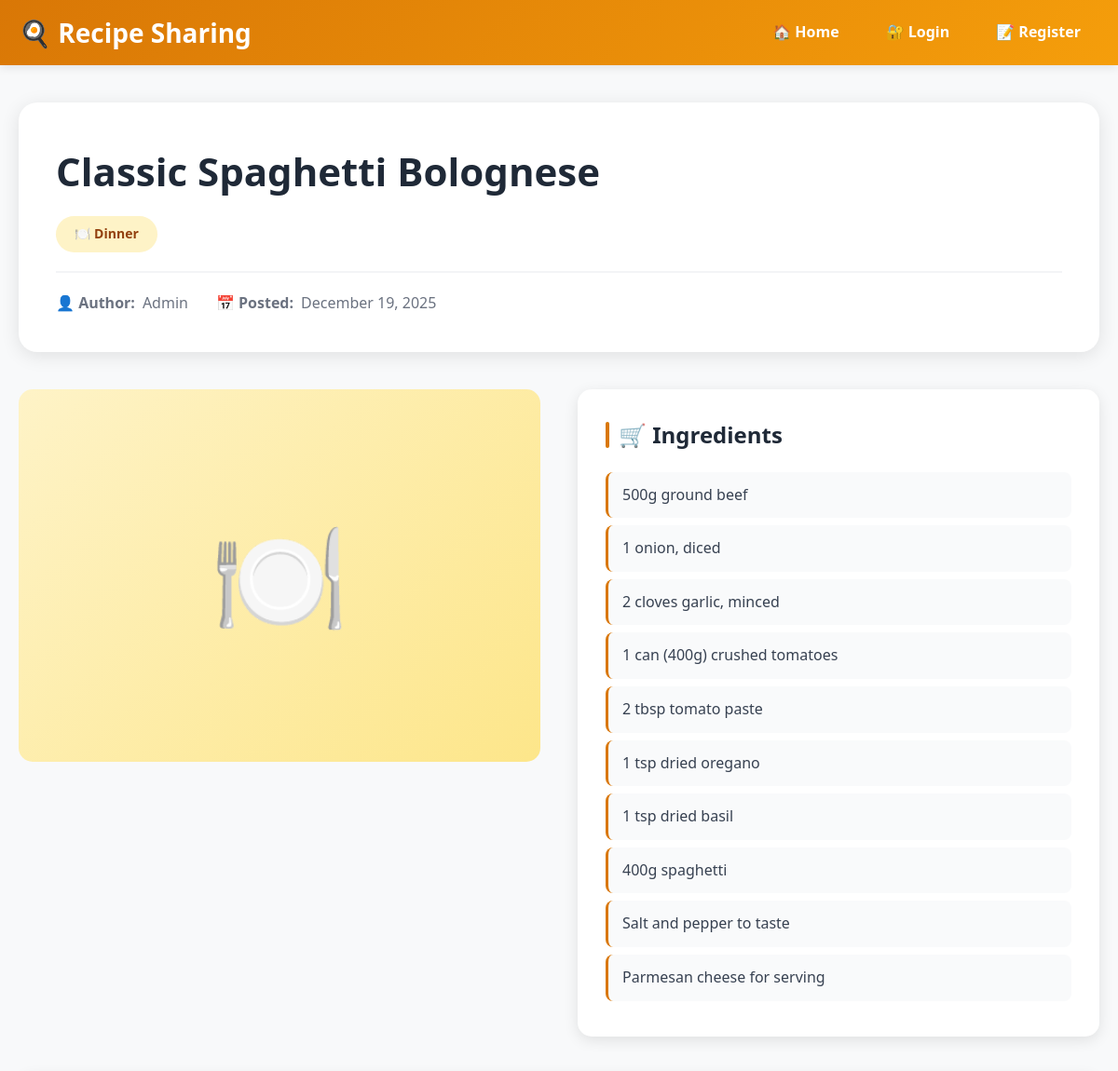
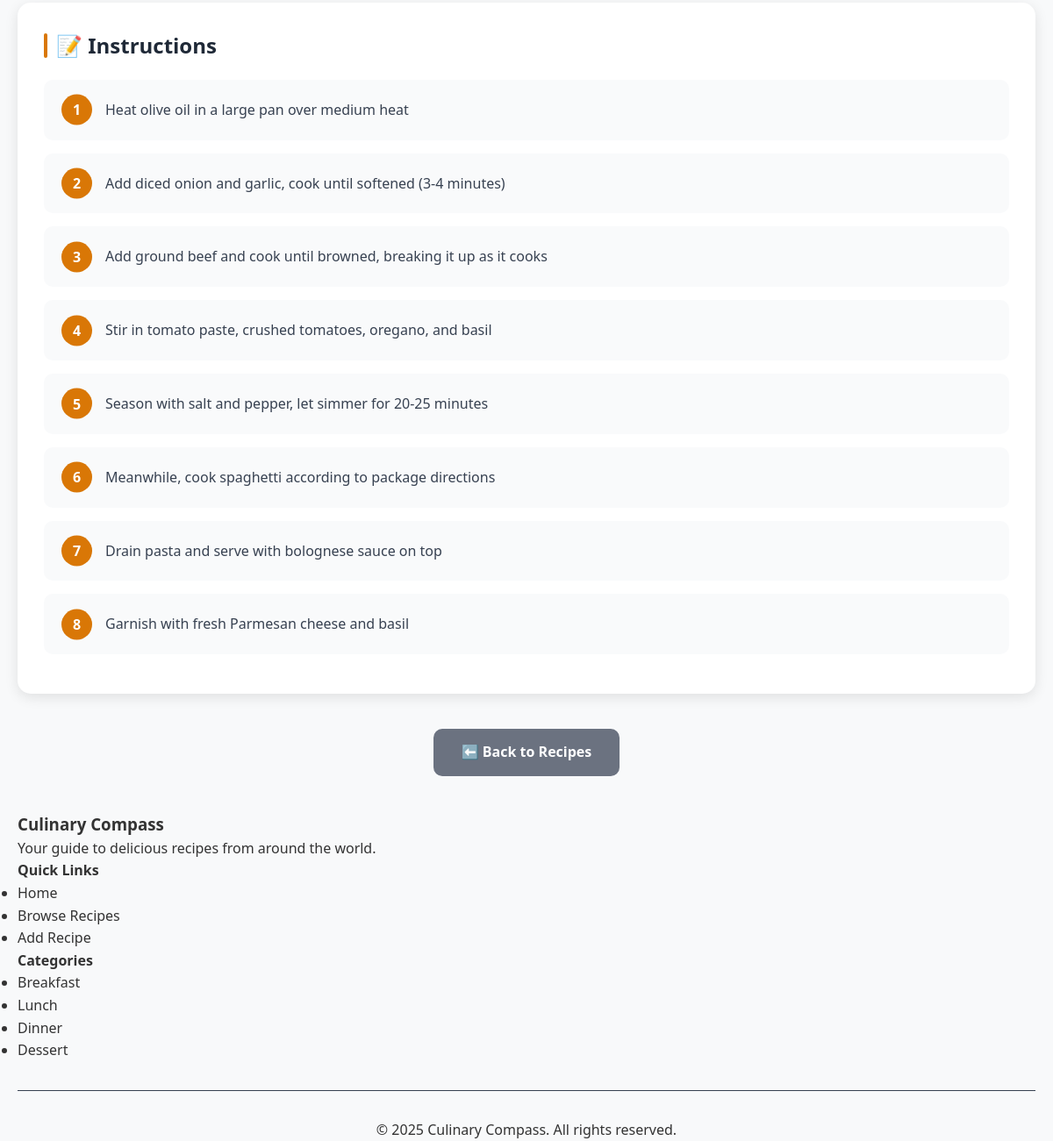
The app's page /recipe-detail.php?id=1 with its own data (2 pictures, top to bottom).
### tables this page shows
CREATE TABLE IF NOT EXISTS recipes (
    id INT AUTO_INCREMENT PRIMARY KEY,
    user_id INT NOT NULL,
    title VARCHAR(200) NOT NULL,
    category VARCHAR(50) NOT NULL,
    ingredients TEXT NOT NULL,
    instructions TEXT NOT NULL,
    image VARCHAR(255) DEFAULT 'default-recipe.jpg',
    created_at TIMESTAMP DEFAULT CURRENT_TIMESTAMP,
    updated_at TIMESTAMP DEFAULT CURRENT_TIMESTAMP ON UPDATE CURRENT_TIMESTAMP,
    INDEX idx_user_id (user_id),
    INDEX idx_category (category),
    INDEX idx_created_at (created_at),
    FOREIGN KEY (user_id) REFERENCES users(id) ON DELETE CASCADE
);

CREATE TABLE IF NOT EXISTS users (
    id INT AUTO_INCREMENT PRIMARY KEY,
    name VARCHAR(100) NOT NULL,
    email VARCHAR(100) NOT NULL UNIQUE,
    password_hash VARCHAR(255) NOT NULL,
    created_at TIMESTAMP DEFAULT CURRENT_TIMESTAMP,
    INDEX idx_email (email)
);

### recipe-detail.php (the view, shortened to what this page needs)
<?php
require_once 'config/database.php';
$recipe_id = isset($_GET['id']) ? (int)$_GET['id'] : 0;
try {
    $stmt = $pdo->prepare("
        SELECT r.*, u.name as author_name, u.id as author_id
        FROM recipes r
        JOIN users u ON r.user_id = u.id
        WHERE r.id = ?
    ");
    $stmt->execute([$recipe_id]);
    $recipe = $stmt->fetch();
} catch (PDOException $e) {
    die("Error fetching recipe: " . $e->getMessage());
}
include 'includes/header.php';
function getCategoryEmoji($category)
{
    $emojis = [
        'Breakfast' => '🥞',
        'Lunch' => '🥗',
        'Dinner' => '🍽️',
        'Dessert' => '🍰',
        'Snack' => '🍿',
        'Beverage' => '🥤'
    ];
    return isset($emojis[$category]) ? $emojis[$category] : '🍴';
}
?>
<div class="recipe-detail-container">
    <div class="recipe-header">
        <h1 class="recipe-title"><?php echo htmlspecialchars($recipe['title']); ?></h1>
        <span class="category-badge">
            <?php echo getCategoryEmoji($recipe['category']) . ' ' . htmlspecialchars($recipe['category']); ?>
        </span>
        <div class="recipe-meta">
            <div class="meta-item">
                <strong>👤 Author:</strong> <?php echo htmlspecialchars($recipe['author_name']); ?>
            </div>
            <div class="meta-item">
                <strong>📅 Posted:</strong> <?php echo date('F j, Y', strtotime($recipe['created_at'])); ?>
            </div>
        </div>
    </div>
    <div class="recipe-content">
        <div class="recipe-image-section">
            <?php if (!empty($recipe['image']) && file_exists('assets/uploads/' . $recipe['image'])): ?>
                <img src="assets/uploads/<?php echo htmlspecialchars($recipe['image']); ?>"
                    alt="<?php echo htmlspecialchars($recipe['title']); ?>"
                    class="recipe-image">
            <?php else: ?>
                <div class="no-image">
                    <?php echo getCategoryEmoji($recipe['category']); ?>
                </div>
            <?php endif; ?>
        </div>
        <div class="recipe-details-box">
            <h2 class="section-title">🛒 Ingredients</h2>
            <ul class="ingredients-list">
                <?php
                $ingredients = explode("\n", $recipe['ingredients']);
                foreach ($ingredients as $ingredient):
                    $ingredient = trim($ingredient);
                    if (!empty($ingredient)):
                ?>
                        <li><?php echo htmlspecialchars($ingredient); ?></li>
                <?php
                    endif;
                endforeach;
                ?>
            </ul>
        </div>
    </div>
    <div class="instructions-section">
        <h2 class="section-title">📝 Instructions</h2>
        <ol class="instructions-list">
            <?php
            $instructions = explode("\n", $recipe['instructions']);
            foreach ($instructions as $instruction):
                $instruction = trim($instruction);
                $instruction = preg_replace('/^Step\s+\d+:\s*/i', '', $instruction);
                $instruction = preg_replace('/^\d+[\.\)]\s*/', '', $instruction);
                if (!empty($instruction)):
            ?>
                    <li><?php echo htmlspecialchars($instruction); ?></li>
            <?php
                endif;
            endforeach;
            ?>
        </ol>
    </div>
    <div class="action-buttons">
        <a href="index.php" class="btn btn-back">⬅️ Back to Recipes</a>
    </div>
</div>
<?php include 'includes/footer.php'; ?>

### assets/css/style.css (style rules this page uses)
* { margin: 0; padding: 0; box-sizing: border-box; }
body { font-family: 'Segoe UI', Tahoma, Geneva, Verdana, sans-serif; line-height: 1.6; color: #333; background-color: #f8f9fa; }
a { text-decoration: none; color: inherit; transition: all 0.3s ease; }
.btn { display: inline-block; padding: 12px 30px; border: none; border-radius: 8px; font-size: 16px; font-weight: 600; cursor: pointer; transition: all 0.3s ease; text-align: center; }

### recipe-detail.php (style rules this page uses)
.recipe-detail-container { max-width: 1200px; margin: 0 auto; padding: 40px 20px; }
.recipe-header { background: white; border-radius: 20px; padding: 40px; box-shadow: 0 4px 20px rgba(0, 0, 0, 0.1); margin-bottom: 40px; }
.recipe-title { font-size: 42px; font-weight: 700; color: #1f2937; margin-bottom: 15px; }
.recipe-meta { display: flex; gap: 30px; align-items: center; flex-wrap: wrap; margin-top: 20px; padding-top: 20px; border-top: 2px solid #f3f4f6; }
.meta-item { display: flex; align-items: center; gap: 8px; color: #6b7280; font-size: 16px; }
.category-badge { display: inline-block; padding: 8px 20px; background: #fef3c7; color: #92400e; border-radius: 20px; font-weight: 600; font-size: 14px; }
.recipe-content { display: grid; grid-template-columns: 1fr 1fr; gap: 40px; margin-bottom: 40px; }
.recipe-image-section { position: relative; }
.no-image { width: 100%; height: 400px; background: linear-gradient(135deg, #fef3c7 0%, #fde68a 100%); border-radius: 15px; display: flex; align-items: center; justify-content: center; font-size: 120px; }
.recipe-details-box { background: white; border-radius: 15px; padding: 30px; box-shadow: 0 4px 15px rgba(0, 0, 0, 0.1); }
.section-title { font-size: 24px; font-weight: 700; color: #1f2937; margin-bottom: 20px; display: flex; align-items: center; gap: 10px; }
.section-title::before { content: ''; width: 4px; height: 28px; background: #d97706; border-radius: 2px; }
.ingredients-list { list-style: none; padding: 0; }
.ingredients-list li { padding: 12px 15px; margin-bottom: 8px; background: #f9fafb; border-radius: 8px; border-left: 3px solid #d97706; font-size: 16px; color: #374151; }
.instructions-section { background: white; border-radius: 15px; padding: 30px; box-shadow: 0 4px 15px rgba(0, 0, 0, 0.1); margin-bottom: 40px; }
.instructions-list { list-style: none; counter-reset: step-counter; padding: 0; }
.instructions-list li { counter-increment: step-counter; position: relative; padding: 20px 20px 20px 70px; margin-bottom: 15px; background: #f9fafb; border-radius: 10px; font-size: 16px; color: #374151; line-height: 1.8; }
.instructions-list li::before { content: counter(step-counter); position: absolute; left: 20px; top: 50%; transform: translateY(-50%); width: 35px; height: 35px; background: #d97706; color: white; border-radius: 50%; display: flex; align-items: center; justify-content: center; font-weight: 700; font-size: 16px; }
.action-buttons { display: flex; gap: 15px; justify-content: center; margin-top: 30px; }
.btn { padding: 14px 32px; border: none; border-radius: 10px; font-size: 16px; font-weight: 600; cursor: pointer; transition: all 0.3s; text-decoration: none; display: inline-block; }
.btn-back { background: #6b7280; color: white; }

### records on screen
recipes: title "Classic Spaghetti Bolognese", category "🍽️", category "Dinner", user.name "Admin", created_at "December 19, 2025", ingredients "500g ground beef", ingredients "1 onion, diced", ingredients "2 cloves garlic, minced", ingredients "1 can (400g) crushed tomatoes", ingredients "2 tbsp tomato paste", ingredients "1 tsp dried oregano", ingredients "1 tsp dried basil", ingredients "400g spaghetti", ingredients "Salt and pepper to taste", ingredients "Parmesan cheese for serving", instructions "Heat olive oil in a large pan over medium heat", instructions "Add diced onion and garlic, cook until softened (3-4 minutes)", instructions "Add ground beef and cook until browned, breaking it up as it cooks", instructions "Stir in tomato paste, crushed tomatoes, oregano, and basil", instructions "Season with salt and pepper, let simmer for 20-25 minutes", instructions "Meanwhile, cook spaghetti according to package directions", instructions "Drain pasta and serve with bolognese sauce on top", instructions "Garnish with fresh Parmesan cheese and basil"
